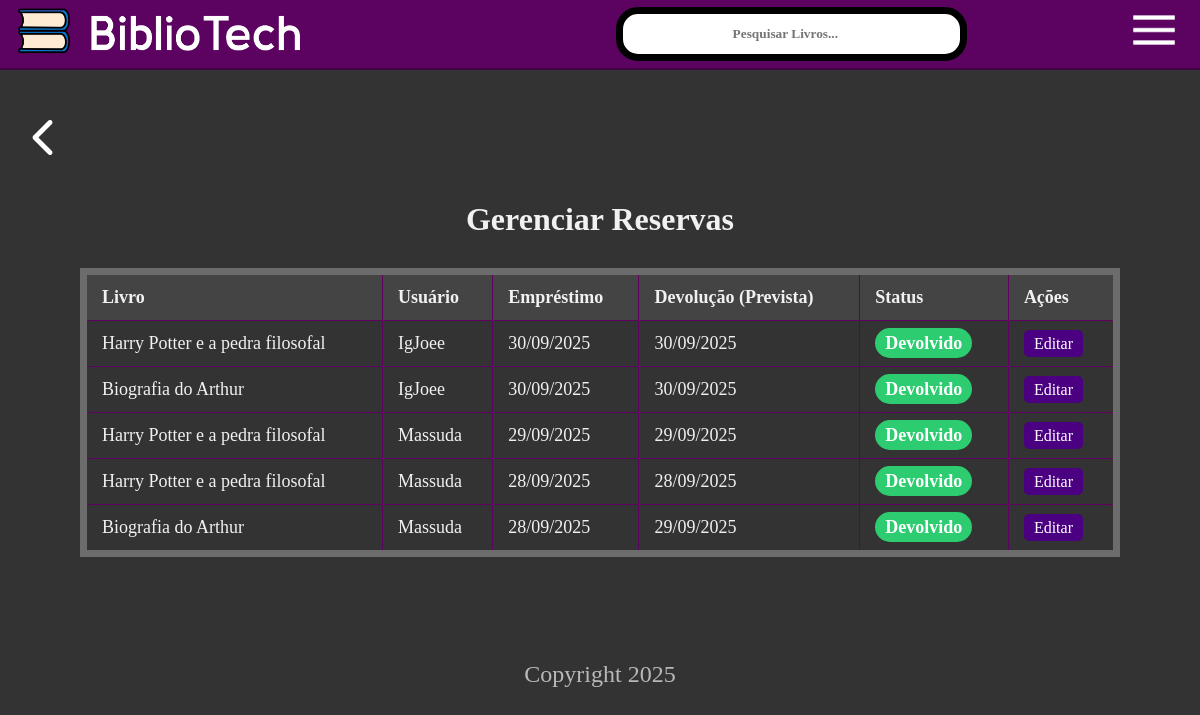
The app's page /gerenciar-reservas/ (signed in), older data.
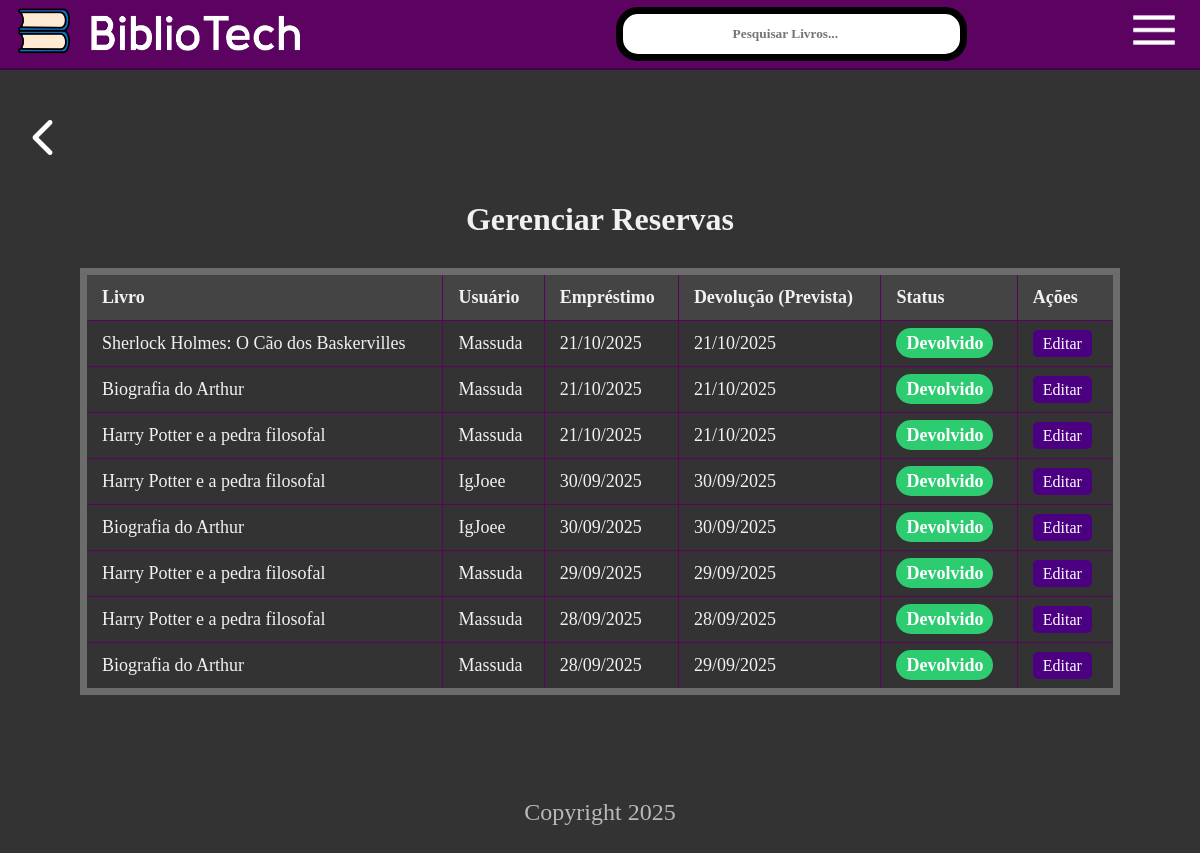
The same page, newer data.
### core/models.py (models this page shows, shortened)
class Reserva(models.Model):
    STATUS_CHOICES = [
        ('ativa', 'Ativa'),
        ('devolvido', 'Devolvido'),
        ('atrasado', 'Atrasado'),
    ]
    livro = models.ForeignKey(Livro, on_delete=models.CASCADE)
    usuario = models.ForeignKey(settings.AUTH_USER_MODEL, on_delete=models.CASCADE)
    data_emprestimo = models.DateField(auto_now_add=True)
    data_devolucao = models.DateField()
    status = models.CharField(max_length=20, choices=STATUS_CHOICES, default='ativa')
    data_devolucao_efetiva = models.DateField(null=True, blank=True)
    observacoes = models.TextField(blank=True, null=True)

class Livro(models.Model):
    titulo = models.CharField(max_length=200)
    autor = models.CharField(max_length=200)
    editora = models.CharField(max_length=100)
    categorias = models.ManyToManyField(Categoria, blank=True)
    capa = models.ImageField(upload_to='capas_livros/', default='capas_livros/default.png')
    rating = models.DecimalField(max_digits=3, decimal_places=2, default=5.0)
    data_limite_dias = models.IntegerField(default=15)
    quantidade = models.PositiveIntegerField(default=1)

### usuarios/models.py (models this page shows, shortened)
class UsuarioCustomizado(AbstractUser):
    telefone = models.CharField(max_length=15, blank=True, null=True)
    foto_perfil = models.ImageField(upload_to='fotos_perfil/', null=True, blank=True, default='fotos_perfil/default.png')

### core/views.py (the view)
# urls.py: path('gerenciar-reservas/', views.reservas_adm_view, name='reservas_adm'),
@user_passes_test(is_admin)
def reservas_adm_view(request):
    reservas = Reserva.objects.all().order_by('-data_emprestimo')
    return render(request, 'core/reservas_adm.html', {'reservas': reservas})

### core/views.py (called while the page is built)
def is_admin(user):
    return user.is_staff

### core/templates/core/reservas_adm.html (shortened to what this page needs)
{% extends 'core/base.html' %}
{% load static %}
{% block content %}
<div class="container-pagina-reservas">
    <div class="page-header">
        <h1>Gerenciar Reservas</h1>
    </div>
    <div class="container-admin">
        <table class="tabela-admin">
            <thead>
                <tr>
                    <th>Livro</th>
                    <th>Usuário</th>
                    <th>Empréstimo</th>
                    <th>Devolução (Prevista)</th>
                    <th>Status</th>
                    <th>Ações</th>
                </tr>
            </thead>
            <tbody>
                {% for reserva in reservas %}
                <tr>
                    <td>{{ reserva.livro.titulo }}</td>
                    <td>{{ reserva.usuario.username }}</td>
                    <td>{{ reserva.data_emprestimo|date:"d/m/Y" }}</td>
                    <td>{{ reserva.data_devolucao|date:"d/m/Y" }}</td>
                    <td><span class="status-tag status-{{ reserva.status }}">{{ reserva.get_status_display }}</span></td>
                    <td>
                        <a href="{% url 'editar_reserva_adm' reserva.id %}" class="btn-edit-pequeno">Editar</a>
                    </td>
                </tr>
                {% empty %}
                <tr>
                    <td colspan="6">Nenhuma reserva encontrada.</td>
                </tr>
                {% endfor %}
            </tbody>
        </table>
    </div>
</div>
{% endblock %}

### core/templates/core/base.html (shortened to what this page needs)
{% load static %}
<!DOCTYPE html>
<html lang="pt-br" tema-claro-escuro="dark">
<head>
    <link rel="stylesheet" href="{% static 'css/style.css' %}">
</head>
<body>
    <header class="main-header">
        <a href="{% url 'home' %}">
            <img src="{% static 'images/logo_texto.png' %}" alt="BiblioTech Logo">
        </a>
        {% block input %}<input type="search" placeholder="Pesquisar Livros..." class="search-bar"> {% endblock %}
        <button class="hamburger-button" aria-label="Abrir menu"><img src="{% static 'images/menu.png' %}" alt="menuburger"></button>
    </header>
    <main>
        {% block voltar %}<a href="javascript:history.back()" class="back-button"><img src="{% static 'images/seta-voltar.png' %}" alt="voltar"></a>{% endblock %}
        {% block content %}
        {% endblock %}
    </main>
    <footer>
        <p>Copyright 2025</p>
    </footer>
</body>
</html>

### static/css/style.css (style rules this page uses)
:root { --bg-color: #333; --text-color: #f1f1f1; --primary-color: #5c0361; --button-bg: #4B0082; --header-bg: #2a2a2a; --container-bg: #444; --border-header: #3f0443; --border-button: #000000; --shadow-button: #6c6c6c; --font-pixel: 'Century Gothic', bold; }
html, body { margin: 0; padding: 0; height: 100%; }
body { background-color: var(--bg-color); color: var(--text-color); font-family: var(--font-pixel); font-size: 24px; margin: 0; padding-top: 70px; }
a { color: var(--text-color); }
.main-header { position:absolute; top: 0; left: 0; width: 100%; height: 70px; background-color: var(--primary-color); border-bottom: 2px solid var(--border-header); display: flex; align-items: center; justify-content: space-between; padding: 0 15px; box-sizing: border-box; }
.main-header img { height: 50px; width: auto; object-fit: contain; }
.main-header .hamburger-button { font-family: var(--font-pixel); font-size: 36px; background: none; border: none; color: var(--text-color); cursor: pointer; }
main { width: 100%; max-width: 600px; margin: 0 auto; padding: 15px; box-sizing: border-box; }
footer { text-align: center; padding: 20px; margin-top: 30px; opacity: 0.7; }
.search-bar { display: block; padding: 20px; font-weight: bold; text-align: center; text-decoration: none; color: #000; background-color: #ffffff; border-radius: 22px; border: 7px solid var(--border-button); font-family: var(--font-pixel); width: 30%; height: 10px; align-items: center; display: flex; justify-content: center; gap: 20px; }
.back-button img { width: 35px; transform: rotate(90deg); margin-right: 20px; margin-top: 20px; margin-bottom: 40px; margin-left: -55px; }
.tabela-admin { border: 7px solid var(--shadow-button); border-radius: 22px; }
@media (min-width: 768px) { main { max-width: 1100px; padding: 30px; } }
.page-header { display: flex; align-items: center; gap: 15px; margin-bottom: 20px; padding: 0 10px; }
.page-header h1 { margin: 0; font-size: 32px; }
.page-header { display: flex; justify-content: space-between; align-items: center; margin-bottom: 30px; }
.page-header h1 { font-size: 32px; margin: 0; flex-grow: 1; text-align: center; }
.container-admin { overflow-x: auto; }
.tabela-admin { width: 100%; border-collapse: collapse; font-size: 18px; }
.tabela-admin th, .tabela-admin td { padding: 12px 15px; border: 1px solid var(--primary-color); text-align: left; }
.tabela-admin thead { background-color: var(--container-bg); }
.status-tag { padding: 5px 10px; border-radius: 15px; font-weight: bold; color: #fff; }
.status-tag.status-devolvido { background-color: #2ecc71; }
.btn-edit-pequeno { background-color: var(--button-bg); color: #fff; padding: 5px 10px; border-radius: 5px; text-decoration: none; font-size: 16px; }

Row changes from the older to the newer data that the page shows:
added Reserva: livro.titulo "Sherlock Holmes: O Cão dos Baskervilles", usuario.username "Massuda", data_emprestimo "21/10/2025", data_devolucao "21/10/2025", status "Devolvido"
added Reserva: livro.titulo "Biografia do Arthur", usuario.username "Massuda", data_emprestimo "21/10/2025", data_devolucao "21/10/2025", status "Devolvido"
added Reserva: livro.titulo "Harry Potter e a pedra filosofal", usuario.username "Massuda", data_emprestimo "21/10/2025", data_devolucao "21/10/2025", status "Devolvido"
